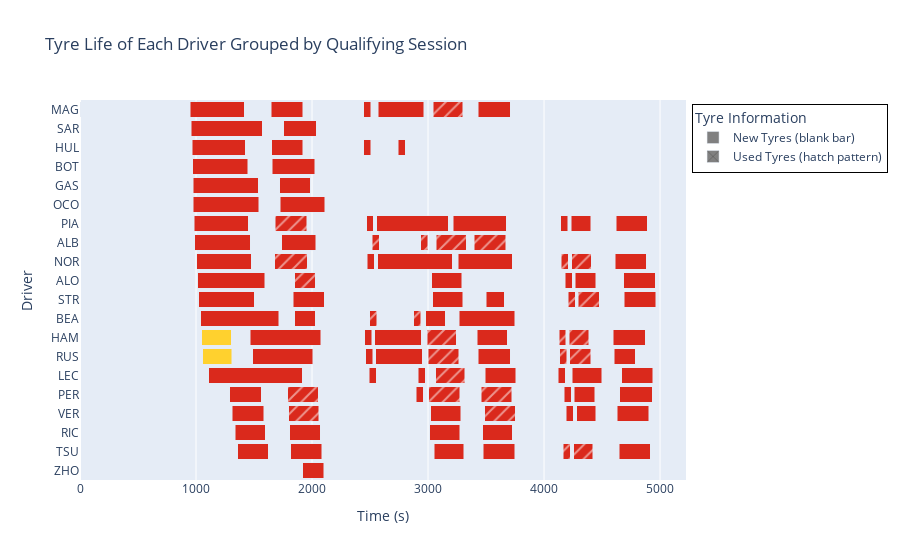

This figure's notebook cell:
### Code cell
plot_tyre_life(shesh, driver_sort)

### Figure 1 — Plotly figure (JSON) as saved in the notebook; plotly's stock layout.template omitted (floating-point values rounded to 4 significant figures)
{"data": [{"marker": {"color": "grey", "pattern": {"shape": "x"}}, "name": "Used Tyres (hatch pattern)", "orientation": "h", "type": "bar", "x": [0], "y": [0]}, {"marker": {"color": "grey"}, "name": "New Tyres (blank bar)", "orientation": "h", "type": "bar", "x": [0], "y": [0]}, {"base": [951.9], "hoverinfo": "text", "hovertext": "MAG<br>SOFT<br>Used: No", "marker": {"color": "#da291c"}, "name": "SOFT", "orientation": "h", "showlegend": false, "type": "bar", "x": [463.8], "y": [0]}, {"base": [1648.0], "hoverinfo": "text", "hovertext": "MAG<br>SOFT<br>Used: No", "marker": {"color": "#da291c"}, "name": "SOFT", "orientation": "h", "showlegend": false, "type": "bar", "x": [270.6], "y": [0]}, {"base": [2447.0], "hoverinfo": "text", "hovertext": "MAG<br>SOFT<br>Used: No", "marker": {"color": "#da291c"}, "name": "SOFT", "orientation": "h", "showlegend": false, "type": "bar", "x": [60], "y": [0]}, {"base": [960.1], "hoverinfo": "text", "hovertext": "SAR<br>SOFT<br>Used: No", "marker": {"color": "#da291c"}, "name": "SOFT", "orientation": "h", "showlegend": false, "type": "bar", "x": [611.4], "y": [1]}, {"base": [1754.0], "hoverinfo": "text", "hovertext": "SAR<br>SOFT<br>Used: No", "marker": {"color": "#da291c"}, "name": "SOFT", "orientation": "h", "showlegend": false, "type": "bar", "x": [280.6], "y": [1]}, {"base": [966.3], "hoverinfo": "text", "hovertext": "HUL<br>SOFT<br>Used: No", "marker": {"color": "#da291c"}, "name": "SOFT", "orientation": "h", "showlegend": false, "type": "bar", "x": [458.9], "y": [2]}, {"base": [1654.0], "hoverinfo": "text", "hovertext": "HUL<br>SOFT<br>Used: No", "marker": {"color": "#da291c"}, "name": "SOFT", "orientation": "h", "showlegend": false, "type": "bar", "x": [266.5], "y": [2]}, {"base": [2447.0], "hoverinfo": "text", "hovertext": "HUL<br>SOFT<br>Used: No", "marker": {"color": "#da291c"}, "name": "SOFT", "orientation": "h", "showlegend": false, "type": "bar", "x": [60], "y": [2]}, {"base": [970.9], "hoverinfo": "text", "hovertext": "BOT<br>SOFT<br>Used: No", "marker": {"color": "#da291c"}, "name": "SOFT", "orientation": "h", "showlegend": false, "type": "bar", "x": [476.1], "y": [3]}, {"base": [1658.0], "hoverinfo": "text", "hovertext": "BOT<br>SOFT<br>Used: No", "marker": {"color": "#da291c"}, "name": "SOFT", "orientation": "h", "showlegend": false, "type": "bar", "x": [366.6], "y": [3]}, {"base": [974.7], "hoverinfo": "text", "hovertext": "GAS<br>SOFT<br>Used: No", "marker": {"color": "#da291c"}, "name": "SOFT", "orientation": "h", "showlegend": false, "type": "bar", "x": [559.6], "y": [4]}, {"base": [1721.0], "hoverinfo": "text", "hovertext": "GAS<br>SOFT<br>Used: No", "marker": {"color": "#da291c"}, "name": "SOFT", "orientation": "h", "showlegend": false, "type": "bar", "x": [264.9], "y": [4]}, {"base": [977.8], "hoverinfo": "text", "hovertext": "OCO<br>SOFT<br>Used: No", "marker": {"color": "#da291c"}, "name": "SOFT", "orientation": "h", "showlegend": false, "type": "bar", "x": [565.1], "y": [5]}, {"base": [1726.0], "hoverinfo": "text", "hovertext": "OCO<br>SOFT<br>Used: No", "marker": {"color": "#da291c"}, "name": "SOFT", "orientation": "h", "showlegend": false, "type": "bar", "x": [385.7], "y": [5]}, {"base": [984.1], "hoverinfo": "text", "hovertext": "PIA<br>SOFT<br>Used: No", "marker": {"color": "#da291c"}, "name": "SOFT", "orientation": "h", "showlegend": false, "type": "bar", "x": [467.1], "y": [6]}, {"base": [1684.0], "hoverinfo": "text", "hovertext": "PIA<br>SOFT<br>Used: Yes", "marker": {"color": "#da291c", "pattern": {"shape": "/"}}, "name": "SOFT", "orientation": "h", "showlegend": false, "type": "bar", "x": [269.3], "y": [6]}, {"base": [2470.0], "hoverinfo": "text", "hovertext": "PIA<br>SOFT<br>Used: No", "marker": {"color": "#da291c"}, "name": "SOFT", "orientation": "h", "showlegend": false, "type": "bar", "x": [60], "y": [6]}, {"base": [989.2], "hoverinfo": "text", "hovertext": "ALB<br>SOFT<br>Used: No", "marker": {"color": "#da291c"}, "name": "SOFT", "orientation": "h", "showlegend": false, "type": "bar", "x": [476.3], "y": [7]}, {"base": [1738.0], "hoverinfo": "text", "hovertext": "ALB<br>SOFT<br>Used: No", "marker": {"color": "#da291c"}, "name": "SOFT", "orientation": "h", "showlegend": false, "type": "bar", "x": [292.7], "y": [7]}, {"base": [2521.0], "hoverinfo": "text", "hovertext": "ALB<br>SOFT<br>Used: Yes", "marker": {"color": "#da291c", "pattern": {"shape": "/"}}, "name": "SOFT", "orientation": "h", "showlegend": false, "type": "bar", "x": [60], "y": [7]}, {"base": [1005.0], "hoverinfo": "text", "hovertext": "NOR<br>SOFT<br>Used: No", "marker": {"color": "#da291c"}, "name": "SOFT", "orientation": "h", "showlegend": false, "type": "bar", "x": [472.8], "y": [8]}, {"base": [1677.0], "hoverinfo": "text", "hovertext": "NOR<br>SOFT<br>Used: Yes", "marker": {"color": "#da291c", "pattern": {"shape": "/"}}, "name": "SOFT", "orientation": "h", "showlegend": false, "type": "bar", "x": [283.6], "y": [8]}, {"base": [2476.0], "hoverinfo": "text", "hovertext": "NOR<br>SOFT<br>Used: No", "marker": {"color": "#da291c"}, "name": "SOFT", "orientation": "h", "showlegend": false, "type": "bar", "x": [60], "y": [8]}, {"base": [1015.0], "hoverinfo": "text", "hovertext": "ALO<br>SOFT<br>Used: No", "marker": {"color": "#da291c"}, "name": "SOFT", "orientation": "h", "showlegend": false, "type": "bar", "x": [577.9], "y": [9]}, {"base": [1850.0], "hoverinfo": "text", "hovertext": "ALO<br>SOFT<br>Used: Yes", "marker": {"color": "#da291c", "pattern": {"shape": "/"}}, "name": "SOFT", "orientation": "h", "showlegend": false, "type": "bar", "x": [179.8], "y": [9]}, {"base": [1024.0], "hoverinfo": "text", "hovertext": "STR<br>SOFT<br>Used: No", "marker": {"color": "#da291c"}, "name": "SOFT", "orientation": "h", "showlegend": false, "type": "bar", "x": [479.3], "y": [10]}, {"base": [1837.0], "hoverinfo": "text", "hovertext": "STR<br>SOFT<br>Used: No", "marker": {"color": "#da291c"}, "name": "SOFT", "orientation": "h", "showlegend": false, "type": "bar", "x": [268.9], "y": [10]}, {"base": [1039.0], "hoverinfo": "text", "hovertext": "BEA<br>SOFT<br>Used: No", "marker": {"color": "#da291c"}, "name": "SOFT", "orientation": "h", "showlegend": false, "type": "bar", "x": [675.1], "y": [11]}, {"base": [1851.0], "hoverinfo": "text", "hovertext": "BEA<br>SOFT<br>Used: No", "marker": {"color": "#da291c"}, "name": "SOFT", "orientation": "h", "showlegend": false, "type": "bar", "x": [175.6], "y": [11]}, {"base": [2499.0], "hoverinfo": "text", "hovertext": "BEA<br>SOFT<br>Used: Yes", "marker": {"color": "#da291c", "pattern": {"shape": "/"}}, "name": "SOFT", "orientation": "h", "showlegend": false, "type": "bar", "x": [60], "y": [11]}, {"base": [1050.0], "hoverinfo": "text", "hovertext": "HAM<br>MEDIUM<br>Used: No", "marker": {"color": "#ffd12e"}, "name": "MEDIUM", "orientation": "h", "showlegend": false, "type": "bar", "x": [252.1], "y": [12]}, {"base": [1468.0], "hoverinfo": "text", "hovertext": "HAM<br>SOFT<br>Used: No", "marker": {"color": "#da291c"}, "name": "SOFT", "orientation": "h", "showlegend": false, "type": "bar", "x": [606.2], "y": [12]}, {"base": [2454.0], "hoverinfo": "text", "hovertext": "HAM<br>SOFT<br>Used: No", "marker": {"color": "#da291c"}, "name": "SOFT", "orientation": "h", "showlegend": false, "type": "bar", "x": [60], "y": [12]}, {"base": [1056.0], "hoverinfo": "text", "hovertext": "RUS<br>MEDIUM<br>Used: No", "marker": {"color": "#ffd12e"}, "name": "MEDIUM", "orientation": "h", "showlegend": false, "type": "bar", "x": [253.8], "y": [13]}, {"base": [1491.0], "hoverinfo": "text", "hovertext": "RUS<br>SOFT<br>Used: No", "marker": {"color": "#da291c"}, "name": "SOFT", "orientation": "h", "showlegend": false, "type": "bar", "x": [513.9], "y": [13]}, {"base": [2462.0], "hoverinfo": "text", "hovertext": "RUS<br>SOFT<br>Used: No", "marker": {"color": "#da291c"}, "name": "SOFT", "orientation": "h", "showlegend": false, "type": "bar", "x": [60], "y": [13]}, {"base": [1109.0], "hoverinfo": "text", "hovertext": "LEC<br>SOFT<br>Used: No", "marker": {"color": "#da291c"}, "name": "SOFT", "orientation": "h", "showlegend": false, "type": "bar", "x": [806.8], "y": [14]}, {"base": [2493.0], "hoverinfo": "text", "hovertext": "LEC<br>SOFT<br>Used: No", "marker": {"color": "#da291c"}, "name": "SOFT", "orientation": "h", "showlegend": false, "type": "bar", "x": [60], "y": [14]}, {"base": [1290.0], "hoverinfo": "text", "hovertext": "PER<br>SOFT<br>Used: No", "marker": {"color": "#da291c"}, "name": "SOFT", "orientation": "h", "showlegend": false, "type": "bar", "x": [272.7], "y": [15]}, {"base": [1789.0], "hoverinfo": "text", "hovertext": "PER<br>SOFT<br>Used: Yes", "marker": {"color": "#da291c", "pattern": {"shape": "/"}}, "name": "SOFT", "orientation": "h", "showlegend": false, "type": "bar", "x": [266.1], "y": [15]}, {"base": [2897.0], "hoverinfo": "text", "hovertext": "PER<br>SOFT<br>Used: No", "marker": {"color": "#da291c"}, "name": "SOFT", "orientation": "h", "showlegend": false, "type": "bar", "x": [60], "y": [15]}, {"base": [1311.0], "hoverinfo": "text", "hovertext": "VER<br>SOFT<br>Used: No", "marker": {"color": "#da291c"}, "name": "SOFT", "orientation": "h", "showlegend": false, "type": "bar", "x": [274.3], "y": [16]}, {"base": [1799.0], "hoverinfo": "text", "hovertext": "VER<br>SOFT<br>Used: Yes", "marker": {"color": "#da291c", "pattern": {"shape": "/"}}, "name": "SOFT", "orientation": "h", "showlegend": false, "type": "bar", "x": [257.7], "y": [16]}, {"base": [1340.0], "hoverinfo": "text", "hovertext": "RIC<br>SOFT<br>Used: No", "marker": {"color": "#da291c"}, "name": "SOFT", "orientation": "h", "showlegend": false, "type": "bar", "x": [256.9], "y": [17]}, {"base": [1810.0], "hoverinfo": "text", "hovertext": "RIC<br>SOFT<br>Used: No", "marker": {"color": "#da291c"}, "name": "SOFT", "orientation": "h", "showlegend": false, "type": "bar", "x": [261.7], "y": [17]}, {"base": [1359.0], "hoverinfo": "text", "hovertext": "TSU<br>SOFT<br>Used: No", "marker": {"color": "#da291c"}, "name": "SOFT", "orientation": "h", "showlegend": false, "type": "bar", "x": [263.2], "y": [18]}, {"base": [1817.0], "hoverinfo": "text", "hovertext": "TSU<br>SOFT<br>Used: No", "marker": {"color": "#da291c"}, "name": "SOFT", "orientation": "h", "showlegend": false, "type": "bar", "x": [266.7], "y": [18]}, {"base": [1919.0], "hoverinfo": "text", "hovertext": "ZHO<br>SOFT<br>Used: No", "marker": {"color": "#da291c"}, "name": "SOFT", "orientation": "h", "showlegend": false, "type": "bar", "x": [181.1], "y": [19]}, {"base": [2571.0], "hoverinfo": "text", "hovertext": "MAG<br>SOFT<br>Used: No", "marker": {"color": "#da291c"}, "name": "SOFT", "orientation": "h", "showlegend": false, "type": "bar", "x": [391.9], "y": [0]}, {"base": [3047.0], "hoverinfo": "text", "hovertext": "MAG<br>SOFT<br>Used: Yes", "marker": {"color": "#da291c", "pattern": {"shape": "/"}}, "name": "SOFT", "orientation": "h", "showlegend": false, "type": "bar", "x": [251.4], "y": [0]}, {"base": [3431.0], "hoverinfo": "text", "hovertext": "MAG<br>SOFT<br>Used: No", "marker": {"color": "#da291c"}, "name": "SOFT", "orientation": "h", "showlegend": false, "type": "bar", "x": [279.1], "y": [0]}, {"base": [2742.0], "hoverinfo": "text", "hovertext": "HUL<br>SOFT<br>Used: No", "marker": {"color": "#da291c"}, "name": "SOFT", "orientation": "h", "showlegend": false, "type": "bar", "x": [60], "y": [2]}, {"base": [2559.0], "hoverinfo": "text", "hovertext": "PIA<br>SOFT<br>Used: No", "marker": {"color": "#da291c"}, "name": "SOFT", "orientation": "h", "showlegend": false, "type": "bar", "x": [615.2], "y": [6]}, {"base": [3217.0], "hoverinfo": "text", "hovertext": "PIA<br>SOFT<br>Used: No", "marker": {"color": "#da291c"}, "name": "SOFT", "orientation": "h", "showlegend": false, "type": "bar", "x": [455], "y": [6]}, {"base": [4144.0], "hoverinfo": "text", "hovertext": "PIA<br>SOFT<br>Used: No", "marker": {"color": "#da291c"}, "name": "SOFT", "orientation": "h", "showlegend": false, "type": "bar", "x": [60], "y": [6]}, {"base": [2939.0], "hoverinfo": "text", "hovertext": "ALB<br>SOFT<br>Used: Yes", "marker": {"color": "#da291c", "pattern": {"shape": "/"}}, "name": "SOFT", "orientation": "h", "showlegend": false, "type": "bar", "x": [60], "y": [7]}, {"base": [3073.0], "hoverinfo": "text", "hovertext": "ALB<br>SOFT<br>Used: Yes", "marker": {"color": "#da291c", "pattern": {"shape": "/"}}, "name": "SOFT", "orientation": "h", "showlegend": false, "type": "bar", "x": [255.5], "y": [7]}, {"base": [3397.0], "hoverinfo": "text", "hovertext": "ALB<br>SOFT<br>Used: Yes", "marker": {"color": "#da291c", "pattern": {"shape": "/"}}, "name": "SOFT", "orientation": "h", "showlegend": false, "type": "bar", "x": [270.9], "y": [7]}, {"base": [2565.0], "hoverinfo": "text", "hovertext": "NOR<br>SOFT<br>Used: No", "marker": {"color": "#da291c"}, "name": "SOFT", "orientation": "h", "showlegend": false, "type": "bar", "x": [645.8], "y": [8]}, {"base": [3259.0], "hoverinfo": "text", "hovertext": "NOR<br>SOFT<br>Used: No", "marker": {"color": "#da291c"}, "name": "SOFT", "orientation": "h", "showlegend": false, "type": "bar", "x": [466.4], "y": [8]}, {"base": [4149.0], "hoverinfo": "text", "hovertext": "NOR<br>SOFT<br>Used: Yes", "marker": {"color": "#da291c", "pattern": {"shape": "/"}}, "name": "SOFT", "orientation": "h", "showlegend": false, "type": "bar", "x": [60], "y": [8]}, {"base": [3030.0], "hoverinfo": "text", "hovertext": "ALO<br>SOFT<br>Used: No", "marker": {"color": "#da291c"}, "name": "SOFT", "orientation": "h", "showlegend": false, "type": "bar", "x": [262.4], "y": [9]}, {"base": [4182.0], "hoverinfo": "text", "hovertext": "ALO<br>SOFT<br>Used: No", "marker": {"color": "#da291c"}, "name": "SOFT", "orientation": "h", "showlegend": false, "type": "bar", "x": [60], "y": [9]}, {"base": [3040.0], "hoverinfo": "text", "hovertext": "STR<br>SOFT<br>Used: No", "marker": {"color": "#da291c"}, "name": "SOFT", "orientation": "h", "showlegend": false, "type": "bar", "x": [261.6], "y": [10]}, {"base": [3501.0], "hoverinfo": "text", "hovertext": "STR<br>SOFT<br>Used: No", "marker": {"color": "#da291c"}, "name": "SOFT", "orientation": "h", "showlegend": false, "type": "bar", "x": [157.8], "y": [10]}, {"base": [4207.0], "hoverinfo": "text", "hovertext": "STR<br>SOFT<br>Used: Yes", "marker": {"color": "#da291c", "pattern": {"shape": "/"}}, "name": "SOFT", "orientation": "h", "showlegend": false, "type": "bar", "x": [60], "y": [10]}, {"base": [2879.0], "hoverinfo": "text", "hovertext": "BEA<br>SOFT<br>Used: Yes", "marker": {"color": "#da291c", "pattern": {"shape": "/"}}, "name": "SOFT", "orientation": "h", "showlegend": false, "type": "bar", "x": [60], "y": [11]}, {"base": [2982.0], "hoverinfo": "text", "hovertext": "BEA<br>SOFT<br>Used: No", "marker": {"color": "#da291c"}, "name": "SOFT", "orientation": "h", "showlegend": false, "type": "bar", "x": [168.0], "y": [11]}, {"base": [3267.0], "hoverinfo": "text", "hovertext": "BEA<br>SOFT<br>Used: No", "marker": {"color": "#da291c"}, "name": "SOFT", "orientation": "h", "showlegend": false, "type": "bar", "x": [481.7], "y": [11]}, {"base": [2543.0], "hoverinfo": "text", "hovertext": "HAM<br>SOFT<br>Used: No", "marker": {"color": "#da291c"}, "name": "SOFT", "orientation": "h", "showlegend": false, "type": "bar", "x": [400.8], "y": [12]}, {"base": [2994.0], "hoverinfo": "text", "hovertext": "HAM<br>SOFT<br>Used: Yes", "marker": {"color": "#da291c", "pattern": {"shape": "/"}}, "name": "SOFT", "orientation": "h", "showlegend": false, "type": "bar", "x": [251.1], "y": [12]}, {"base": [3423.0], "hoverinfo": "text", "hovertext": "HAM<br>SOFT<br>Used: No", "marker": {"color": "#da291c"}, "name": "SOFT", "orientation": "h", "showlegend": false, "type": "bar", "x": [261.7], "y": [12]}, {"base": [4129.0], "hoverinfo": "text", "hovertext": "HAM<br>SOFT<br>Used: Yes", "marker": {"color": "#da291c", "pattern": {"shape": "/"}}, "name": "SOFT", "orientation": "h", "showlegend": false, "type": "bar", "x": [60], "y": [12]}, {"base": [2550.0], "hoverinfo": "text", "hovertext": "RUS<br>SOFT<br>Used: No", "marker": {"color": "#da291c"}, "name": "SOFT", "orientation": "h", "showlegend": false, "type": "bar", "x": [399.4], "y": [13]}, {"base": [3000.0], "hoverinfo": "text", "hovertext": "RUS<br>SOFT<br>Used: Yes", "marker": {"color": "#da291c", "pattern": {"shape": "/"}}, "name": "SOFT", "orientation": "h", "showlegend": false, "type": "bar", "x": [265.7], "y": [13]}, {"base": [3435.0], "hoverinfo": "text", "hovertext": "RUS<br>SOFT<br>Used: No", "marker": {"color": "#da291c"}, "name": "SOFT", "orientation": "h", "showlegend": false, "type": "bar", "x": [273.0], "y": [13]}, {"base": [4135.0], "hoverinfo": "text", "hovertext": "RUS<br>SOFT<br>Used: Yes", "marker": {"color": "#da291c", "pattern": {"shape": "/"}}, "name": "SOFT", "orientation": "h", "showlegend": false, "type": "bar", "x": [60], "y": [13]}, {"base": [2917.0], "hoverinfo": "text", "hovertext": "LEC<br>SOFT<br>Used: No", "marker": {"color": "#da291c"}, "name": "SOFT", "orientation": "h", "showlegend": false, "type": "bar", "x": [60], "y": [14]}, {"base": [3066.0], "hoverinfo": "text", "hovertext": "LEC<br>SOFT<br>Used: Yes", "marker": {"color": "#da291c", "pattern": {"shape": "/"}}, "name": "SOFT", "orientation": "h", "showlegend": false, "type": "bar", "x": [252.2], "y": [14]}, {"base": [3495.0], "hoverinfo": "text", "hovertext": "LEC<br>SOFT<br>Used: No", "marker": {"color": "#da291c"}, "name": "SOFT", "orientation": "h", "showlegend": false, "type": "bar", "x": [260.1], "y": [14]}, {"base": [4124.0], "hoverinfo": "text", "hovertext": "LEC<br>SOFT<br>Used: No", "marker": {"color": "#da291c"}, "name": "SOFT", "orientation": "h", "showlegend": false, "type": "bar", "x": [60], "y": [14]}, {"base": [3006.0], "hoverinfo": "text", "hovertext": "PER<br>SOFT<br>Used: Yes", "marker": {"color": "#da291c", "pattern": {"shape": "/"}}, "name": "SOFT", "orientation": "h", "showlegend": false, "type": "bar", "x": [269.1], "y": [15]}, {"base": [3458.0], "hoverinfo": "text", "hovertext": "PER<br>SOFT<br>Used: Yes", "marker": {"color": "#da291c", "pattern": {"shape": "/"}}, "name": "SOFT", "orientation": "h", "showlegend": false, "type": "bar", "x": [262.5], "y": [15]}, {"base": [4173.0], "hoverinfo": "text", "hovertext": "PER<br>SOFT<br>Used: No", "marker": {"color": "#da291c"}, "name": "SOFT", "orientation": "h", "showlegend": false, "type": "bar", "x": [60], "y": [15]}, {"base": [3024.0], "hoverinfo": "text", "hovertext": "VER<br>SOFT<br>Used: No", "marker": {"color": "#da291c"}, "name": "SOFT", "orientation": "h", "showlegend": false, "type": "bar", "x": [258.0], "y": [16]}, {"base": [3488.0], "hoverinfo": "text", "hovertext": "VER<br>SOFT<br>Used: Yes", "marker": {"color": "#da291c", "pattern": {"shape": "/"}}, "name": "SOFT", "orientation": "h", "showlegend": false, "type": "bar", "x": [263.6], "y": [16]}, {"base": [4193.0], "hoverinfo": "text", "hovertext": "VER<br>SOFT<br>Used: No", "marker": {"color": "#da291c"}, "name": "SOFT", "orientation": "h", "showlegend": false, "type": "bar", "x": [60], "y": [16]}, {"base": [3014.0], "hoverinfo": "text", "hovertext": "RIC<br>SOFT<br>Used: No", "marker": {"color": "#da291c"}, "name": "SOFT", "orientation": "h", "showlegend": false, "type": "bar", "x": [257.5], "y": [17]}, {"base": [3470.0], "hoverinfo": "text", "hovertext": "RIC<br>SOFT<br>Used: No", "marker": {"color": "#da291c"}, "name": "SOFT", "orientation": "h", "showlegend": false, "type": "bar", "x": [256.5], "y": [17]}, {"base": [3055.0], "hoverinfo": "text", "hovertext": "TSU<br>SOFT<br>Used: No", "marker": {"color": "#da291c"}, "name": "SOFT", "orientation": "h", "showlegend": false, "type": "bar", "x": [251.6], "y": [18]}, {"base": [3478.0], "hoverinfo": "text", "hovertext": "TSU<br>SOFT<br>Used: No", "marker": {"color": "#da291c"}, "name": "SOFT", "orientation": "h", "showlegend": false, "type": "bar", "x": [269.0], "y": [18]}, {"base": [4166.0], "hoverinfo": "text", "hovertext": "TSU<br>SOFT<br>Used: Yes", "marker": {"color": "#da291c", "pattern": {"shape": "/"}}, "name": "SOFT", "orientation": "h", "showlegend": false, "type": "bar", "x": [60], "y": [18]}, {"base": [4232.0], "hoverinfo": "text", "hovertext": "PIA<br>SOFT<br>Used: No", "marker": {"color": "#da291c"}, "name": "SOFT", "orientation": "h", "showlegend": false, "type": "bar", "x": [170.7], "y": [6]}, {"base": [4623.0], "hoverinfo": "text", "hovertext": "PIA<br>SOFT<br>Used: No", "marker": {"color": "#da291c"}, "name": "SOFT", "orientation": "h", "showlegend": false, "type": "bar", "x": [265.9], "y": [6]}, {"base": [4238.0], "hoverinfo": "text", "hovertext": "NOR<br>SOFT<br>Used: Yes", "marker": {"color": "#da291c", "pattern": {"shape": "/"}}, "name": "SOFT", "orientation": "h", "showlegend": false, "type": "bar", "x": [170.7], "y": [8]}, {"base": [4612.0], "hoverinfo": "text", "hovertext": "NOR<br>SOFT<br>Used: No", "marker": {"color": "#da291c"}, "name": "SOFT", "orientation": "h", "showlegend": false, "type": "bar", "x": [270.1], "y": [8]}, {"base": [4270.0], "hoverinfo": "text", "hovertext": "ALO<br>SOFT<br>Used: No", "marker": {"color": "#da291c"}, "name": "SOFT", "orientation": "h", "showlegend": false, "type": "bar", "x": [175.3], "y": [9]}, {"base": [4685.0], "hoverinfo": "text", "hovertext": "ALO<br>SOFT<br>Used: No", "marker": {"color": "#da291c"}, "name": "SOFT", "orientation": "h", "showlegend": false, "type": "bar", "x": [273.7], "y": [9]}, {"base": [4296.0], "hoverinfo": "text", "hovertext": "STR<br>SOFT<br>Used: Yes", "marker": {"color": "#da291c", "pattern": {"shape": "/"}}, "name": "SOFT", "orientation": "h", "showlegend": false, "type": "bar", "x": [179.7], "y": [10]}, {"base": [4693.0], "hoverinfo": "text", "hovertext": "STR<br>SOFT<br>Used: No", "marker": {"color": "#da291c"}, "name": "SOFT", "orientation": "h", "showlegend": false, "type": "bar", "x": [269.6], "y": [10]}, {"base": [4218.0], "hoverinfo": "text", "hovertext": "HAM<br>SOFT<br>Used: Yes", "marker": {"color": "#da291c", "pattern": {"shape": "/"}}, "name": "SOFT", "orientation": "h", "showlegend": false, "type": "bar", "x": [166.9], "y": [12]}, {"base": [4596.0], "hoverinfo": "text", "hovertext": "HAM<br>SOFT<br>Used: No", "marker": {"color": "#da291c"}, "name": "SOFT", "orientation": "h", "showlegend": false, "type": "bar", "x": [276.8], "y": [12]}, {"base": [4224.0], "hoverinfo": "text", "hovertext": "RUS<br>SOFT<br>Used: Yes", "marker": {"color": "#da291c", "pattern": {"shape": "/"}}, "name": "SOFT", "orientation": "h", "showlegend": false, "type": "bar", "x": [177.1], "y": [13]}, {"base": [4604.0], "hoverinfo": "text", "hovertext": "RUS<br>SOFT<br>Used: No", "marker": {"color": "#da291c"}, "name": "SOFT", "orientation": "h", "showlegend": false, "type": "bar", "x": [184.4], "y": [13]}, {"base": [4243.0], "hoverinfo": "text", "hovertext": "LEC<br>SOFT<br>Used: No", "marker": {"color": "#da291c"}, "name": "SOFT", "orientation": "h", "showlegend": false, "type": "bar", "x": [253.1], "y": [14]}, {"base": [4670.0], "hoverinfo": "text", "hovertext": "LEC<br>SOFT<br>Used: No", "marker": {"color": "#da291c"}, "name": "SOFT", "orientation": "h", "showlegend": false, "type": "bar", "x": [267.2], "y": [14]}, {"base": [4261.0], "hoverinfo": "text", "hovertext": "PER<br>SOFT<br>Used: No", "marker": {"color": "#da291c"}, "name": "SOFT", "orientation": "h", "showlegend": false, "type": "bar", "x": [175.1], "y": [15]}, {"base": [4653.0], "hoverinfo": "text", "hovertext": "PER<br>SOFT<br>Used: No", "marker": {"color": "#da291c"}, "name": "SOFT", "orientation": "h", "showlegend": false, "type": "bar", "x": [280.4], "y": [15]}, {"base": [4280.0], "hoverinfo": "text", "hovertext": "VER<br>SOFT<br>Used: No", "marker": {"color": "#da291c"}, "name": "SOFT", "orientation": "h", "showlegend": false, "type": "bar", "x": [166.6], "y": [16]}, {"base": [4631.0], "hoverinfo": "text", "hovertext": "VER<br>SOFT<br>Used: No", "marker": {"color": "#da291c"}, "name": "SOFT", "orientation": "h", "showlegend": false, "type": "bar", "x": [269.8], "y": [16]}, {"base": [4255.0], "hoverinfo": "text", "hovertext": "TSU<br>SOFT<br>Used: Yes", "marker": {"color": "#da291c", "pattern": {"shape": "/"}}, "name": "SOFT", "orientation": "h", "showlegend": false, "type": "bar", "x": [166.8], "y": [18]}, {"base": [4647.0], "hoverinfo": "text", "hovertext": "TSU<br>SOFT<br>Used: No", "marker": {"color": "#da291c"}, "name": "SOFT", "orientation": "h", "showlegend": false, "type": "bar", "x": [268.9], "y": [18]}], "layout": {"barmode": "stack", "legend": {"bordercolor": "Black", "borderwidth": 1, "title": {"text": "Tyre Information"}, "x": 1.01, "y": 0.99}, "title": {"text": "Tyre Life of Each Driver Grouped by Qualifying Session"}, "xaxis": {"title": {"text": "Time (s)"}}, "yaxis": {"autorange": "reversed", "tickmode": "array", "ticktext": ["MAG", "SAR", "HUL", "BOT", "GAS", "OCO", "PIA", "ALB", "NOR", "ALO", "STR", "BEA", "HAM", "RUS", "LEC", "PER", "VER", "RIC", "TSU", "ZHO"], "tickvals": [0, 1, 2, 3, 4, 5, 6, 7, 8, 9, 10, 11, 12, 13, 14, 15, 16, 17, 18, 19], "title": {"text": "Driver"}}}}
